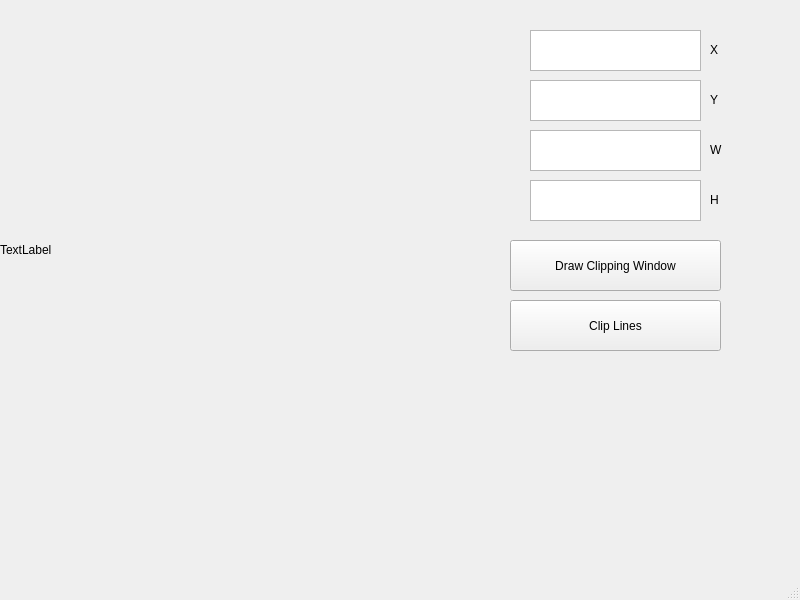
<?xml version="1.0" encoding="UTF-8"?>
<ui version="4.0">
 <class>MainWindow</class>
 <widget class="QMainWindow" name="MainWindow">
  <property name="geometry">
   <rect>
    <x>0</x>
    <y>0</y>
    <width>800</width>
    <height>600</height>
   </rect>
  </property>
  <property name="windowTitle">
   <string>MainWindow</string>
  </property>
  <widget class="QWidget" name="centralwidget">
   <widget class="QLabel" name="drawingArea">
    <property name="geometry">
     <rect>
      <x>0</x>
      <y>0</y>
      <width>500</width>
      <height>500</height>
     </rect>
    </property>
    <property name="text">
     <string>TextLabel</string>
    </property>
   </widget>
   <widget class="QPushButton" name="clip_button">
    <property name="geometry">
     <rect>
      <x>510</x>
      <y>300</y>
      <width>211</width>
      <height>51</height>
     </rect>
    </property>
    <property name="text">
     <string>Clip Lines</string>
    </property>
   </widget>
   <widget class="QTextEdit" name="x">
    <property name="geometry">
     <rect>
      <x>530</x>
      <y>30</y>
      <width>171</width>
      <height>41</height>
     </rect>
    </property>
    <property name="html">
     <string>&lt;!DOCTYPE HTML PUBLIC &quot;-//W3C//DTD HTML 4.0//EN&quot; &quot;http://www.w3.org/TR/REC-html40/strict.dtd&quot;&gt;
&lt;html&gt;&lt;head&gt;&lt;meta name=&quot;qrichtext&quot; content=&quot;1&quot; /&gt;&lt;meta charset=&quot;utf-8&quot; /&gt;&lt;style type=&quot;text/css&quot;&gt;
p, li { white-space: pre-wrap; }
hr { height: 1px; border-width: 0; }
&lt;/style&gt;&lt;/head&gt;&lt;body style=&quot; font-family:'Segoe UI'; font-size:9pt; font-weight:400; font-style:normal;&quot;&gt;
&lt;p style=&quot;-qt-paragraph-type:empty; margin-top:0px; margin-bottom:0px; margin-left:0px; margin-right:0px; -qt-block-indent:0; text-indent:0px;&quot;&gt;&lt;br /&gt;&lt;/p&gt;&lt;/body&gt;&lt;/html&gt;</string>
    </property>
   </widget>
   <widget class="QTextEdit" name="y">
    <property name="geometry">
     <rect>
      <x>530</x>
      <y>80</y>
      <width>171</width>
      <height>41</height>
     </rect>
    </property>
    <property name="html">
     <string>&lt;!DOCTYPE HTML PUBLIC &quot;-//W3C//DTD HTML 4.0//EN&quot; &quot;http://www.w3.org/TR/REC-html40/strict.dtd&quot;&gt;
&lt;html&gt;&lt;head&gt;&lt;meta name=&quot;qrichtext&quot; content=&quot;1&quot; /&gt;&lt;meta charset=&quot;utf-8&quot; /&gt;&lt;style type=&quot;text/css&quot;&gt;
p, li { white-space: pre-wrap; }
hr { height: 1px; border-width: 0; }
&lt;/style&gt;&lt;/head&gt;&lt;body style=&quot; font-family:'Segoe UI'; font-size:9pt; font-weight:400; font-style:normal;&quot;&gt;
&lt;p style=&quot;-qt-paragraph-type:empty; margin-top:0px; margin-bottom:0px; margin-left:0px; margin-right:0px; -qt-block-indent:0; text-indent:0px;&quot;&gt;&lt;br /&gt;&lt;/p&gt;&lt;/body&gt;&lt;/html&gt;</string>
    </property>
   </widget>
   <widget class="QTextEdit" name="w">
    <property name="geometry">
     <rect>
      <x>530</x>
      <y>130</y>
      <width>171</width>
      <height>41</height>
     </rect>
    </property>
    <property name="html">
     <string>&lt;!DOCTYPE HTML PUBLIC &quot;-//W3C//DTD HTML 4.0//EN&quot; &quot;http://www.w3.org/TR/REC-html40/strict.dtd&quot;&gt;
&lt;html&gt;&lt;head&gt;&lt;meta name=&quot;qrichtext&quot; content=&quot;1&quot; /&gt;&lt;meta charset=&quot;utf-8&quot; /&gt;&lt;style type=&quot;text/css&quot;&gt;
p, li { white-space: pre-wrap; }
hr { height: 1px; border-width: 0; }
&lt;/style&gt;&lt;/head&gt;&lt;body style=&quot; font-family:'Segoe UI'; font-size:9pt; font-weight:400; font-style:normal;&quot;&gt;
&lt;p style=&quot;-qt-paragraph-type:empty; margin-top:0px; margin-bottom:0px; margin-left:0px; margin-right:0px; -qt-block-indent:0; text-indent:0px;&quot;&gt;&lt;br /&gt;&lt;/p&gt;&lt;/body&gt;&lt;/html&gt;</string>
    </property>
   </widget>
   <widget class="QTextEdit" name="h">
    <property name="geometry">
     <rect>
      <x>530</x>
      <y>180</y>
      <width>171</width>
      <height>41</height>
     </rect>
    </property>
    <property name="html">
     <string>&lt;!DOCTYPE HTML PUBLIC &quot;-//W3C//DTD HTML 4.0//EN&quot; &quot;http://www.w3.org/TR/REC-html40/strict.dtd&quot;&gt;
&lt;html&gt;&lt;head&gt;&lt;meta name=&quot;qrichtext&quot; content=&quot;1&quot; /&gt;&lt;meta charset=&quot;utf-8&quot; /&gt;&lt;style type=&quot;text/css&quot;&gt;
p, li { white-space: pre-wrap; }
hr { height: 1px; border-width: 0; }
&lt;/style&gt;&lt;/head&gt;&lt;body style=&quot; font-family:'Segoe UI'; font-size:9pt; font-weight:400; font-style:normal;&quot;&gt;
&lt;p style=&quot;-qt-paragraph-type:empty; margin-top:0px; margin-bottom:0px; margin-left:0px; margin-right:0px; -qt-block-indent:0; text-indent:0px;&quot;&gt;&lt;br /&gt;&lt;/p&gt;&lt;/body&gt;&lt;/html&gt;</string>
    </property>
   </widget>
   <widget class="QPushButton" name="draw_button">
    <property name="geometry">
     <rect>
      <x>510</x>
      <y>240</y>
      <width>211</width>
      <height>51</height>
     </rect>
    </property>
    <property name="text">
     <string>Draw Clipping Window</string>
    </property>
   </widget>
   <widget class="QLabel" name="label">
    <property name="geometry">
     <rect>
      <x>710</x>
      <y>40</y>
      <width>63</width>
      <height>20</height>
     </rect>
    </property>
    <property name="text">
     <string>X</string>
    </property>
   </widget>
   <widget class="QLabel" name="label_2">
    <property name="geometry">
     <rect>
      <x>710</x>
      <y>90</y>
      <width>63</width>
      <height>20</height>
     </rect>
    </property>
    <property name="text">
     <string>Y</string>
    </property>
   </widget>
   <widget class="QLabel" name="label_3">
    <property name="geometry">
     <rect>
      <x>710</x>
      <y>140</y>
      <width>63</width>
      <height>20</height>
     </rect>
    </property>
    <property name="text">
     <string>W</string>
    </property>
   </widget>
   <widget class="QLabel" name="label_4">
    <property name="geometry">
     <rect>
      <x>710</x>
      <y>190</y>
      <width>63</width>
      <height>20</height>
     </rect>
    </property>
    <property name="text">
     <string>H</string>
    </property>
   </widget>
  </widget>
  <widget class="QMenuBar" name="menubar">
   <property name="geometry">
    <rect>
     <x>0</x>
     <y>0</y>
     <width>800</width>
     <height>26</height>
    </rect>
   </property>
  </widget>
  <widget class="QStatusBar" name="statusbar"/>
 </widget>
 <resources/>
 <connections/>
</ui>
